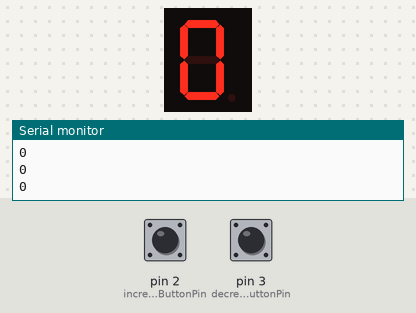
The sketch below on a simulated Arduino Uno, built with avr-gcc and run on an emulated ATmega328P. Parts: 1-digit seven-segment display, the last lines printed to the serial monitor. Wiring (inferred from the names in the program): 1-digit 7-segment display, segments lit when LOW: segments pin 13, pin 12, pin 11, pin 10, pin 9, pin 8, pin 7. Inputs (shaded band) come from the test bench; at power-on: pin 2 (incrementButtonPin) LOW, pin 3 (decrementButtonPin) LOW. The segment pins are drawn as the display they are named for.

Above: at 1.2 s.
1.3 s: pin 2 (incrementButtonPin) pulled HIGH for 0.15 s
At 2.0 s:
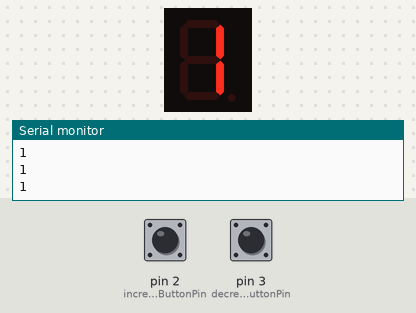
2.9 s: pin 2 (incrementButtonPin) pulled HIGH for 1 s
At 3.3 s:
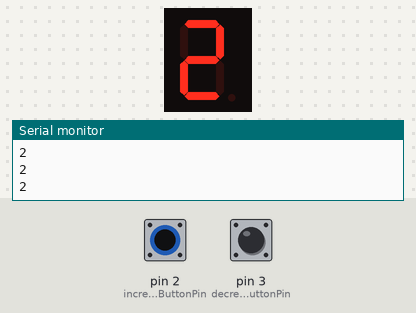
Timing chart, 0 to 5.9 s (numbered marks = the images above; inputs shaded):
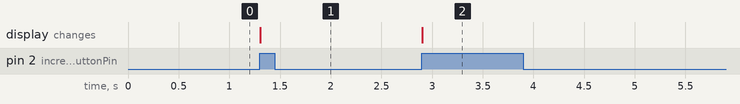

The sketch:

main.ino
```cpp
int ledA = 13;
int ledB = 12;
int ledC = 11;
int ledD = 10;
int ledE = 9;
int ledF = 8;
int ledG = 7;
int incrementButtonPin = 2;
int decrementButtonPin = 3;
int incrementReading = 0;
int decrementReading = 0;
int lastIncrementReading = 0;
int lastDecrementReading = 0;
int counter = 0;

void setup() {
  pinMode(ledA, OUTPUT);
  pinMode(ledB, OUTPUT);
  pinMode(ledC, OUTPUT);
  pinMode(ledD, OUTPUT);
  pinMode(ledE, OUTPUT);
  pinMode(ledF, OUTPUT);
  pinMode(ledG, OUTPUT);
  pinMode(incrementButtonPin, INPUT);
  pinMode(decrementButtonPin, INPUT);
  Serial.begin(9600);
}

void displayNumber(int number) {
  bool segments[10][7] = {
    {LOW, LOW, LOW, LOW, LOW, LOW, HIGH},  // 0
    {HIGH, LOW, LOW, HIGH, HIGH, HIGH, HIGH},  // 1
    {LOW, LOW, HIGH, LOW, LOW, HIGH, LOW},  // 2
    {LOW, LOW, LOW, LOW, HIGH, HIGH, LOW},  // 3
    {HIGH, LOW, LOW, HIGH, HIGH, LOW, LOW},  // 4
    {LOW, HIGH, LOW, LOW, HIGH, LOW, LOW},  // 5
    {LOW, HIGH, LOW, LOW, LOW, LOW, LOW},  // 6
    {LOW, LOW, LOW, HIGH, HIGH, HIGH, HIGH},  // 7
    {LOW, LOW, LOW, LOW, LOW, LOW, LOW},  // 8
    {LOW, LOW, LOW, LOW, HIGH, LOW, LOW}   // 9
  };

  digitalWrite(ledA, segments[number][0]);
  digitalWrite(ledB, segments[number][1]);
  digitalWrite(ledC, segments[number][2]);
  digitalWrite(ledD, segments[number][3]);
  digitalWrite(ledE, segments[number][4]);
  digitalWrite(ledF, segments[number][5]);
  digitalWrite(ledG, segments[number][6]);
  delay(100);
}

void loop() {
  incrementReading = digitalRead(incrementButtonPin);
  decrementReading = digitalRead(decrementButtonPin);

  if (incrementReading != lastIncrementReading) {
    if (incrementReading == HIGH) {
      counter++;
    }
  }
  lastIncrementReading = incrementReading;

  if (decrementReading != lastDecrementReading) {
    if (decrementReading == HIGH) {
      counter--;
    }
  }
  lastDecrementReading = decrementReading;

  if (counter >= 10) {
    counter = 0;
  }
  if (counter <= -1) {
    counter = 9;
  }

  displayNumber(counter);
  Serial.println(counter);
}
```

Measured:
- after the input at 1.3 s, the display: changes at once (image 1)
- after the input at 2.9 s, the display: changes at once (image 2)
